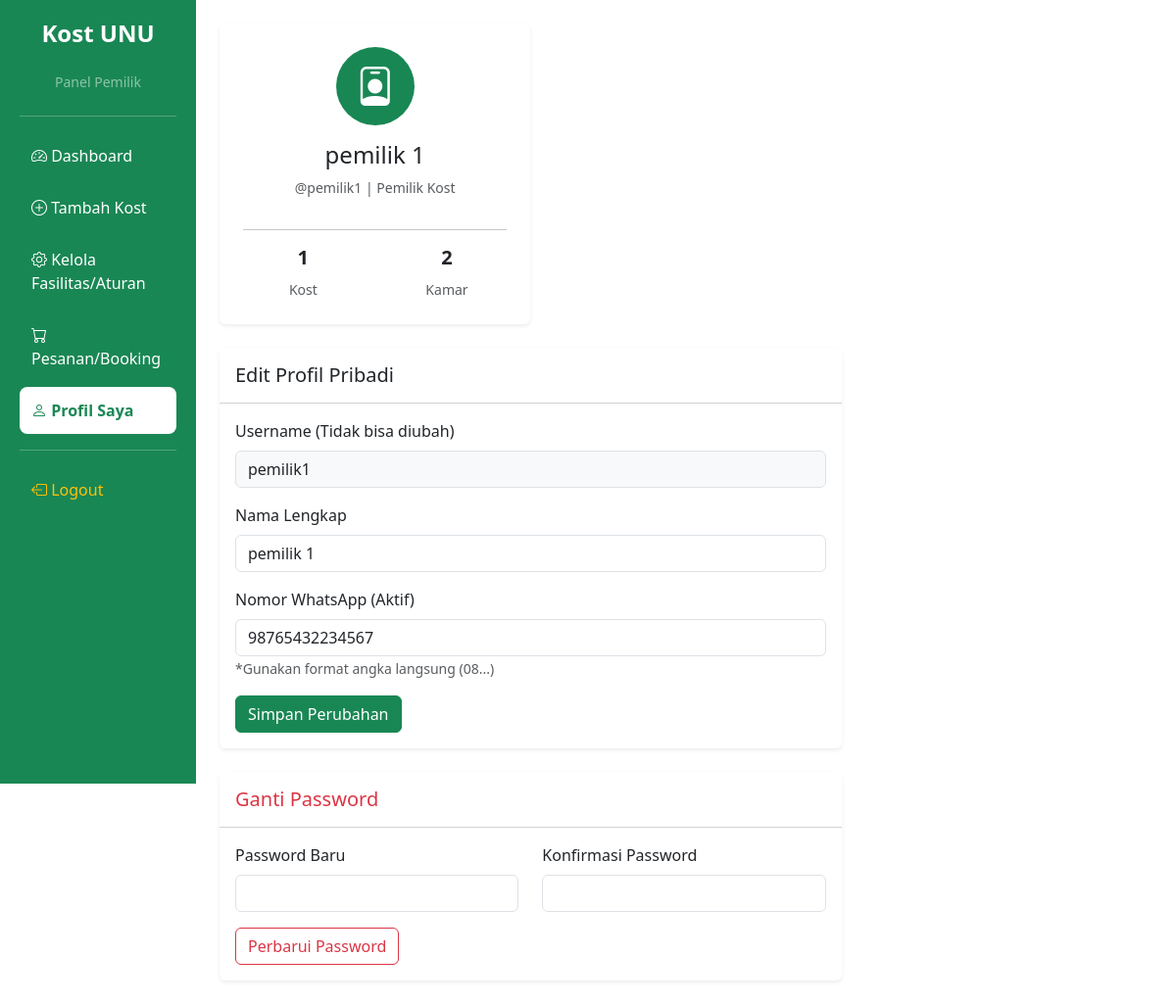
/pemilik/profil.php (signed in), run on the app's committed database.
### tables this page shows
CREATE TABLE `users` (
  `id_user` int NOT NULL,
  `username` varchar(50) NOT NULL,
  `password` varchar(255) NOT NULL,
  `nama_lengkap` varchar(100) DEFAULT NULL,
  `role` enum('adminsuper','pemilik','mahasiswa') NOT NULL,
  `no_hp` varchar(20) DEFAULT NULL,
  `foto_profil` int NOT NULL
);

### pemilik/profil.php (the view, shortened to what this page needs)
<?php
include '../koneksi.php';
$id_user = $_SESSION['id_user'];
$query = mysqli_query($conn, "SELECT * FROM users WHERE id_user = '$id_user'");
$user = mysqli_fetch_assoc($query);
$stat_kost = mysqli_fetch_assoc(mysqli_query($conn, "SELECT COUNT(*) as total FROM kost WHERE id_pemilik = '$id_user'"));
$stat_kamar = mysqli_fetch_assoc(mysqli_query($conn, "SELECT COUNT(*) as total FROM kamar JOIN kost ON kamar.id_kost = kost.id_kost WHERE kost.id_pemilik = '$id_user'"));
?>
<!DOCTYPE html>
<html lang="id">
<head>
    <link href="https://cdn.jsdelivr.net/npm/bootstrap@5.3.0/dist/css/bootstrap.min.css" rel="stylesheet">
    <link rel="stylesheet" href="https://cdn.jsdelivr.net/npm/bootstrap-icons@1.11.1/font/bootstrap-icons.css">
</head>
<body>
    <div class="container-fluid">
        <div class="row">
            <?php include 'sidebar.php'; ?>
            <div class="col-md-10 p-4">
                <div class="col-md-4 mb-4">
                    <div class="card border-0 shadow-sm text-center p-4">
                        <div class="mx-auto bg-success text-white rounded-circle d-flex align-items-center justify-content-center mb-3" style="width: 80px; height: 80px;">
                            <i class="bi bi-person-badge fs-1"></i>
                        </div>
                        <h4><?= $user['nama_lengkap']; ?></h4>
                        <p class="text-muted small">@<?= $user['username']; ?> | Pemilik Kost</p>
                        <hr>
                        <div class="row">
                            <div class="col-6">
                                <h5 class="fw-bold"><?= $stat_kost['total']; ?></h5>
                                <small class="text-muted">Kost</small>
                            </div>
                            <div class="col-6">
                                <h5 class="fw-bold"><?= $stat_kamar['total']; ?></h5>
                                <small class="text-muted">Kamar</small>
                            </div>
                        </div>
                    </div>
                </div>
                <div class="col-md-8">
                    <div class="card border-0 shadow-sm mb-4">
                        <div class="card-header bg-white py-3">
                            <h5 class="mb-0">Edit Profil Pribadi</h5>
                        </div>
                        <div class="card-body">
                            <form method="POST">
                                <div class="mb-3">
                                    <label class="form-label">Username (Tidak bisa diubah)</label>
                                    <input type="text" class="form-control bg-light" value="<?= $user['username']; ?>" readonly>
                                </div>
                                <div class="mb-3">
                                    <label class="form-label">Nama Lengkap</label>
                                    <input type="text" name="nama_lengkap" class="form-control" value="<?= $user['nama_lengkap']; ?>" required>
                                </div>
                                <div class="mb-3">
                                    <label class="form-label">Nomor WhatsApp (Aktif)</label>
                                    <input type="text" name="no_hp" class="form-control" value="<?= $user['no_hp']; ?>" placeholder="Contoh: 08123456789" required>
                                    <small class="text-muted text-italic">*Gunakan format angka langsung (08...)</small>
                                </div>
                                <button type="submit" name="update_profil" class="btn btn-success">Simpan Perubahan</button>
                            </form>
                        </div>
                    </div>
                    <div class="card border-0 shadow-sm">
                        <div class="card-header bg-white py-3">
                            <h5 class="mb-0 text-danger">Ganti Password</h5>
                        </div>
                        <div class="card-body">
                            <form method="POST">
                                <div class="row">
                                    <div class="col-md-6 mb-3">
                                        <label class="form-label">Password Baru</label>
                                        <input type="password" name="password_baru" class="form-control" required>
                                    </div>
                                    <div class="col-md-6 mb-3">
                                        <label class="form-label">Konfirmasi Password</label>
                                        <input type="password" name="konfirmasi_password" class="form-control" required>
                                    </div>
                                </div>
                                <button type="submit" name="update_password" class="btn btn-outline-danger">Perbarui Password</button>
                            </form>
                        </div>
                    </div>
                </div>
            </div>
        </div>
    </div>
</body>
</html>

### pemilik/sidebar.php (style rules this page uses)
.col-md-10 { margin-left: 16.666667%; }

### data on the page
users: nama_lengkap "pemilik 1", username "pemilik1", no_hp "98765432234567"

### other printed values
$stat_kost['total'] "1"
$stat_kamar['total'] "2"
